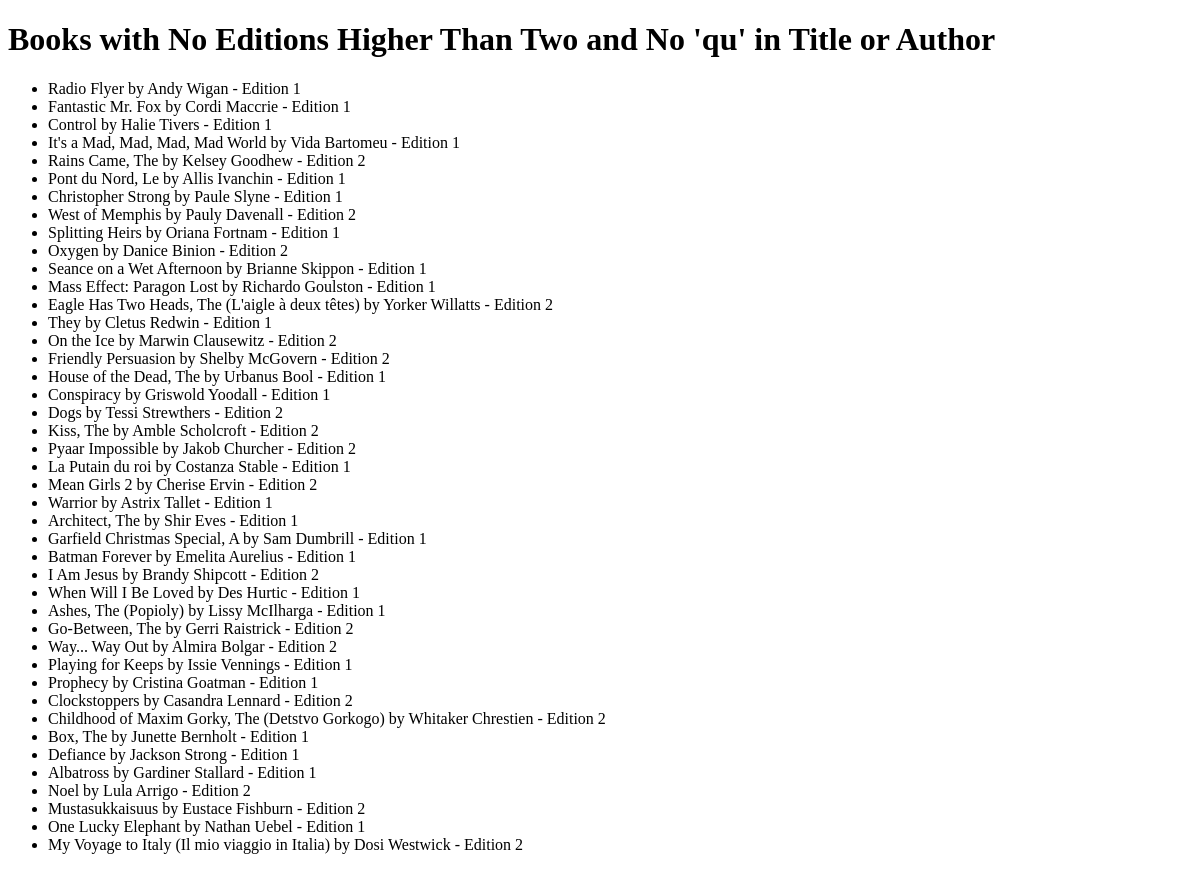
/books/lab8/task3, run on an earlier commit of the app's database.
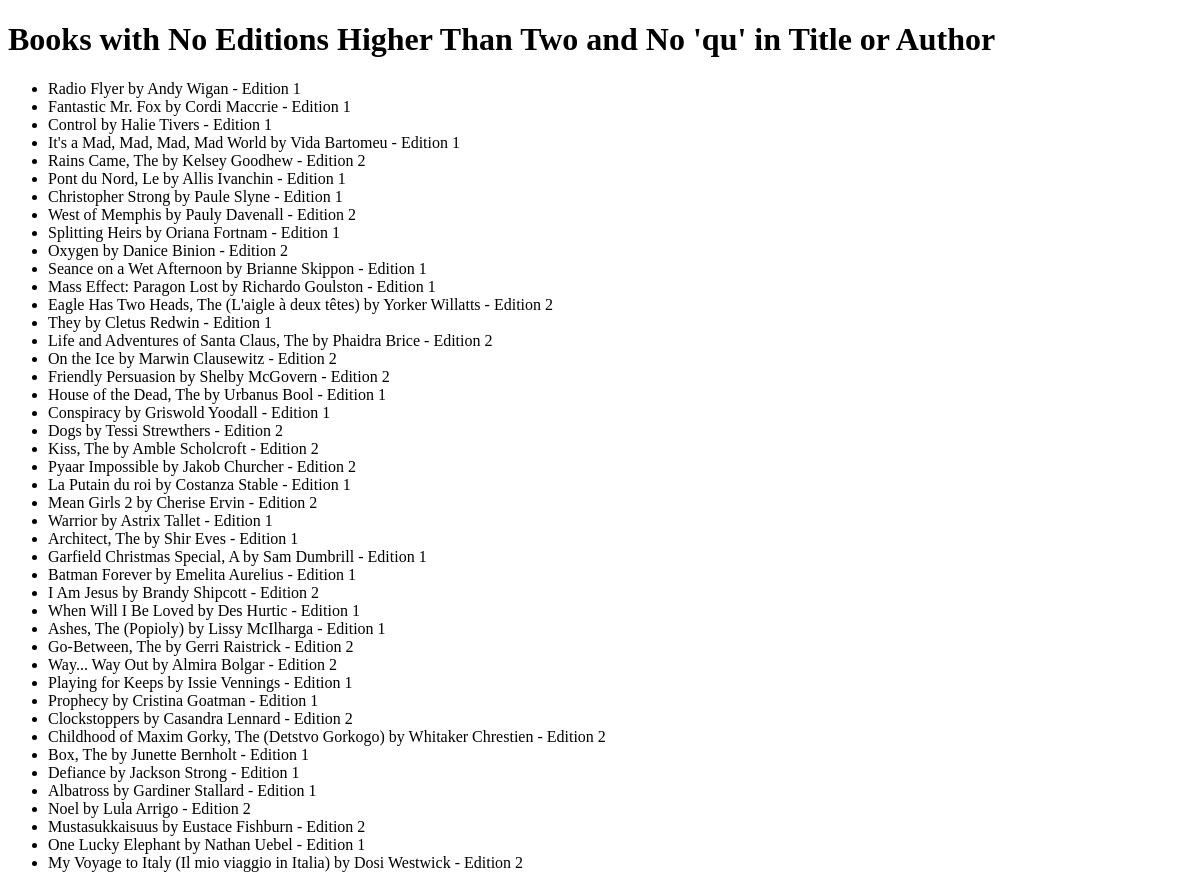
And on a later commit of the database.
### apps/bookmodule/models.py (models this page shows)
class Book(models.Model):
    title = models.CharField(max_length = 50)
    author = models.CharField(max_length = 50)
    price = models.FloatField(default = 0.0)
    edition = models.SmallIntegerField(default = 1)

### apps/bookmodule/views.py (the view)
# urls.py: path('lab8/task3', views.book_list_task3, name='book_list_task3'),
def book_list_task3(request):
    books = Book.objects.filter(~Q(edition__gt=2) & ~Q(title__icontains='qu') & ~Q(author__icontains='qu'))
    return render(request, 'bookmodule/book_list_task3.html', {'books': books})

### apps/templates/bookmodule/book_list_task3.html (shortened to what this page needs)
<!DOCTYPE html>
<html lang="en">
<head>
</head>
<body>
    <h1>Books with No Editions Higher Than Two and No 'qu' in Title or Author</h1>
    <ul>
        {% for book in books %}
            <li>{{ book.title }} by {{ book.author }} - Edition {{ book.edition }}</li>
        {% empty %}
            <p>No books found matching the criteria.</p>
        {% endfor %}
    </ul>
</body>
</html>

What changed in the data, as far as the page shows it:
now on this page (row edited): Book: title "Life and Adventures of Santa Claus, The", author "Phaidra Brice", edition "2"
